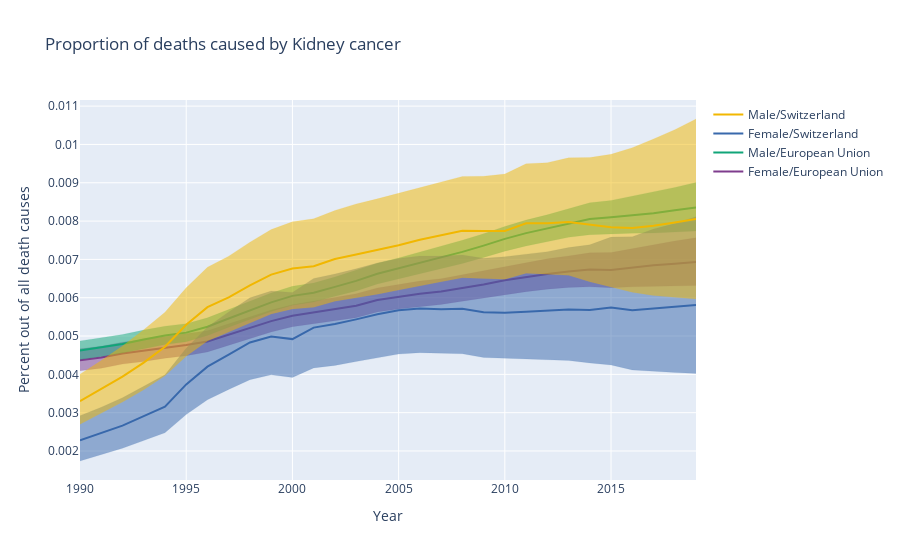

Source (notebook cell):
### Markdown cell above
**ANALYSIS 2 : Percentage of deaths caused by Kidney Cancer in both the European Union and Switzerland from 1990 to 2019**

Out of curiosity, we thought it might be insightful to examine the proportion of deaths attributed to kidney cancer. In future work we will investigate each type.

### Code cell
fig = go.Figure()
i=0
for location, group_l in data_percent[(data_percent.measure_name=='Deaths') & (data_percent.cause_name=='Kidney cancer')].groupby(['location_name','sex_name','year'])[['val','lower','upper']].mean().reset_index().groupby('location_name'):
    for sex, group_s in group_l.groupby('sex_name'):
        fig.add_trace(go.Scatter(x=group_s['year'], y=group_s['val'], name=f'{sex}/{location}' ,line_color=colors[i],opacity=1))
        fig.add_trace(go.Scatter(x=group_s['year'], y=group_s['lower'], fill=None, mode='lines',hoverinfo='skip',line_color=colors[i],line_width=0.1,showlegend=False))
        fig.add_trace(go.Scatter(x=group_s['year'], y=group_s['upper'], fill='tonexty', mode='lines',hoverinfo='skip',line_color=colors[i],line_width=0.1,showlegend=False))
        i+=1
fig.update_xaxes(title_text="Year")
fig.update_yaxes(title_text="Percent out of all death causes")
fig.update_layout(hovermode='x unified', title='Proportion of deaths caused by Kidney cancer')
fig.show()
